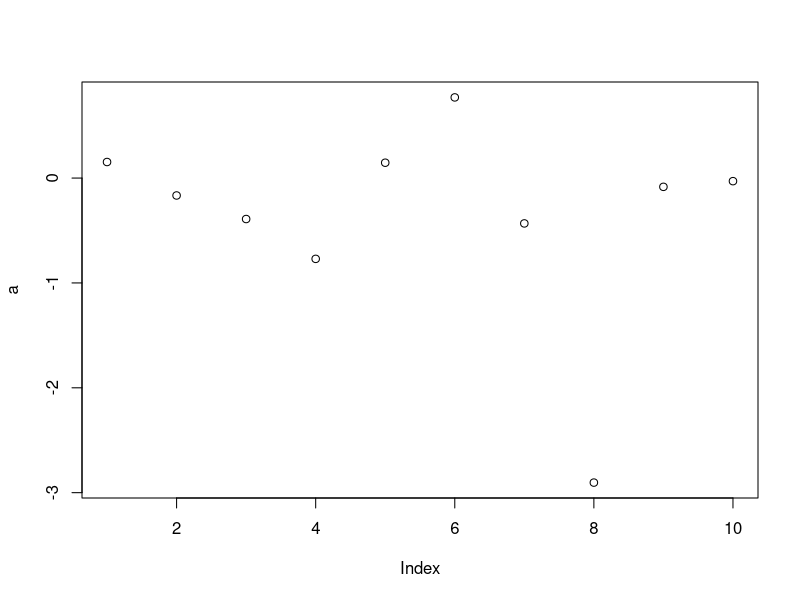
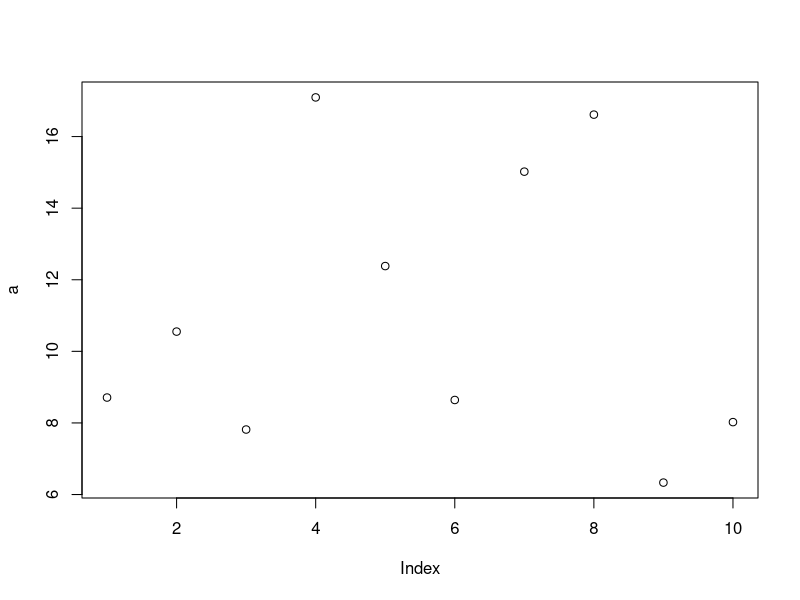

Source code (R) for these figures, in order:
#Data Mining with R by Luis Torgo
#Prasant Sudhakaran####

#Chapter 1####

install.packages("RMySQL")
install.packages("DMwR")

installed.packages()
library()
#To check if there are newer versions of installed packages at CRAN
old.packages()
update.packages()
#To search the r-project site
#Format : RSiteSearch('Search term')
RSiteSearch('neural networks')

#R Objects

#Assigning values
x <- 945
x

#To list the current objects in memory
ls()
#Or alternatively:
objects()

#Vectors
#Vectors are used to store a set of elements of the same atomic data type
x <- 45.3 #Example of a single element vector
length(x) #To check the length of the vector

#Using the c() function to create vectors
v <- c(4,7, 23.5, 76.2, 90)
v
length(v)
mode(v) #Get or set the type or storage mode of an object.
#All elements of a vector must belong to the same mode, else R will coerce the type
#For example:
v <- c(4,7, 23.5, 76.2, 90, "rrt")
v
mode(v)

u <- c(4, 6, NA, 2) #All vectors may contain NA values
u

k <- c(T, F, NA, TRUE)
k

#Accessing a specific element of a vector
v[2] #Calling the second element of the vector v

#Changing the value of a particular vector
v[1] <- "hello"
v

#Creating an empty vector
x <- vector()
x
length(x)
#Add a value to a specific index, to alter the length of the vector
x[3] <- 45
x

#Assignment Operations are destructive (or can be destructive)
v <- c(45, 243, 78, 343, 445, 44, 56, 77)
v
v <- c(v[5], v[7])
v # v now consists of 2 elements

#Vectorisation
v <- c(4,7, 23.5, 76.2, 80)
x <- sqrt(v)
x
#Vector Arithmetic
v1 <- c(4, 6, 87)
v2 <- c(34, 32.4, 12)
v1 + v2

#If the vector isn't of sufficient length, R will use a recycling rule by repeating the
#shorter vector until it fills in the size of the larger vector
v1 <- c(4, 6, 8, 24)
v2 <- c(10, 2)
v1+v2

#If the lengths are not multiples, then a warning will be issued:
v1 <- c(4, 6, 8, 24)
v2 <- c(10, 2, 4)
v1+v2
#Single numbers are represented in R as vectors of length 1
v1 <- c(4,6,8,24)
2*v1 #The vector 2 is being multiplied with each element of v1

#Factors
#Easy and compact form of handling categorical (nominal) data

#Factors have levels that are the possible values they can take.
g <- c("f", "m", "m", "m", "f", "m", "f", "m", "f", "f")
g
#Transform vector g into a factor
g <- factor(g)
g

#Defining factor levels even when data consists of only one factor (at the moment)
other.g <- factor(c("m", "m", "m", "m", "m"))
other.g
other.g <- factor(c("m", "m", "m", "m", "m"), levels= c("f", "m"))
other.g #Now has two levels

#Counting the occurrence of each possible value, using the table function
table(g)
table(other.g)

#The table function can also be used for cross tabulation of several factors
a <- factor(c("adult", "adult", "juvenile", "juvenile", "adult", "adult", 
              "adult", "juvenile", "adult", "juvenile"))
table(a)
table(a,g)

#Calculate marginal and relative frequencies of contingency tables
t <- table(a,g)
margin.table(t,1) # 1 represents the first dimension of the table
margin.table(t,2) # 2 represents the second dimension of the table

#For relative frequencies
prop.table(t,1)
prop.table(t,2)*100 #Multiplied by 100 to get percentage figures instead of decimals

#Generating Sequences
#To create a vector containing integers between 1 and 100
c <- 1:100
c
#Decreasing sequences
5:0

#To generate sequences of real numbers, use the function seq()
seq(-4, 1, 0.5) #A sequene of real numbers between -4 and 1, with increments of 0.5
#More example of the use of seq()
seq(from=1, to=5, length=4)

#Repeating a sequence of characters
rep(5,10) #Repeats the number 5, ten times
rep("hi", 3) #Repeats the string 'hi' three times
rep(1:2, 3) #Repeats the sequence 1:2 three times
rep(1:2, each =3) #Repeats the numbers 1 and 2, each of the three times

#The gl() function:
#Used to generate sequences involving factors
#Syntax of the function is gl(k,n), where k is the number of levels of the factor, 
#n is the number of repetitions of each level.

gl(3,5)
gl(2,5, labels=c("female", "male"))

#Generating random numbers
#Ten randomly generated numbers from a normal distribution with zero mean
#and unit standard deviation
a <- rnorm(10)
plot (a)
#Randomly genarated numbers with a mean of 10 and SD of 3
a <- rnorm(10, mean = 10, sd = 3)
a
plot(a)
#Five numbers drawn randomly from a student t distribution with 10 degrees of freedom
rt(5, df = 10)

#Sub-setting
#Logical index vectors: Extract elements corresponding to true values
x <- c(0,-3, 4, -1, 45, 90, -5)
x>0 #Only the values greater than 0 will return TRUE
x[x>0] #Give me the values of x, for which the following logical expression is true
#More complex logical operators
x[x<=-2 | x>5]
x[x>40 & x<100]
#Extracting several elements from a vector
x[c(4,6)]
x[1:3]
y <- c(1,4)
x[y]
#Use a vector with negative indices to indicate which elements are to be excluded from selection
x[-1]
x[-(1:3)]

pH <- c(4.5, 7, 7.3, 8.2, 6.3)
names(pH) <- c("area 1", "area 2", "mud", "dam", "middle")
pH
#If you already know the names of the vectors:
ph <- c(area1=4.5, area2=7, mud=7.3, dam=8.2, middle=6.3)
ph
ph["mud"] #Indexing of the name
